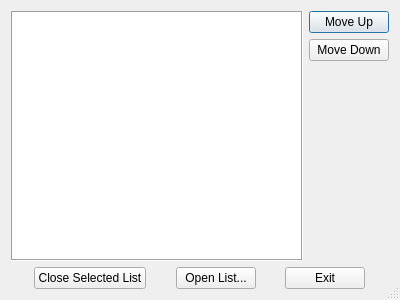
<?xml version="1.0" encoding="UTF-8"?>
<ui version="4.0">
 <class>TManageListsDlg</class>
 <widget class="QDialog" name="TManageListsDlg">
  <property name="geometry">
   <rect>
    <x>0</x>
    <y>0</y>
    <width>400</width>
    <height>300</height>
   </rect>
  </property>
  <property name="windowTitle">
   <string>Manage Archive Lists</string>
  </property>
  <property name="sizeGripEnabled">
   <bool>true</bool>
  </property>
  <layout class="QVBoxLayout" name="verticalLayout_2">
   <item>
    <layout class="QHBoxLayout" name="horizontalLayout_2">
     <item>
      <widget class="QTableWidget" name="ListsListBox">
       <property name="frameShape">
        <enum>QFrame::Shape::Box</enum>
       </property>
       <property name="editTriggers">
        <set>QAbstractItemView::EditTrigger::NoEditTriggers</set>
       </property>
       <property name="selectionMode">
        <enum>QAbstractItemView::SelectionMode::SingleSelection</enum>
       </property>
       <property name="selectionBehavior">
        <enum>QAbstractItemView::SelectionBehavior::SelectRows</enum>
       </property>
       <property name="cornerButtonEnabled">
        <bool>false</bool>
       </property>
       <attribute name="horizontalHeaderVisible">
        <bool>false</bool>
       </attribute>
       <attribute name="horizontalHeaderStretchLastSection">
        <bool>true</bool>
       </attribute>
       <attribute name="verticalHeaderVisible">
        <bool>false</bool>
       </attribute>
      </widget>
     </item>
     <item>
      <layout class="QVBoxLayout" name="verticalLayout">
       <item>
        <widget class="QPushButton" name="moveUpButton">
         <property name="text">
          <string>Move Up</string>
         </property>
        </widget>
       </item>
       <item>
        <widget class="QPushButton" name="moveDownButton">
         <property name="text">
          <string>Move Down</string>
         </property>
        </widget>
       </item>
       <item>
        <spacer name="verticalSpacer">
         <property name="orientation">
          <enum>Qt::Orientation::Vertical</enum>
         </property>
         <property name="sizeHint" stdset="0">
          <size>
           <width>20</width>
           <height>40</height>
          </size>
         </property>
        </spacer>
       </item>
      </layout>
     </item>
    </layout>
   </item>
   <item>
    <layout class="QHBoxLayout" name="horizontalLayout">
     <item>
      <spacer name="horizontalSpacer_2">
       <property name="orientation">
        <enum>Qt::Orientation::Horizontal</enum>
       </property>
       <property name="sizeHint" stdset="0">
        <size>
         <width>40</width>
         <height>20</height>
        </size>
       </property>
      </spacer>
     </item>
     <item>
      <widget class="QPushButton" name="CloseListButton">
       <property name="text">
        <string>Close Selected List</string>
       </property>
      </widget>
     </item>
     <item>
      <spacer name="horizontalSpacer_4">
       <property name="orientation">
        <enum>Qt::Orientation::Horizontal</enum>
       </property>
       <property name="sizeHint" stdset="0">
        <size>
         <width>40</width>
         <height>20</height>
        </size>
       </property>
      </spacer>
     </item>
     <item>
      <widget class="QPushButton" name="openListButton">
       <property name="text">
        <string>Open List...</string>
       </property>
      </widget>
     </item>
     <item>
      <spacer name="horizontalSpacer">
       <property name="orientation">
        <enum>Qt::Orientation::Horizontal</enum>
       </property>
       <property name="sizeHint" stdset="0">
        <size>
         <width>40</width>
         <height>20</height>
        </size>
       </property>
      </spacer>
     </item>
     <item>
      <widget class="QPushButton" name="ExitButton">
       <property name="text">
        <string>Exit</string>
       </property>
      </widget>
     </item>
     <item>
      <spacer name="horizontalSpacer_3">
       <property name="orientation">
        <enum>Qt::Orientation::Horizontal</enum>
       </property>
       <property name="sizeHint" stdset="0">
        <size>
         <width>40</width>
         <height>20</height>
        </size>
       </property>
      </spacer>
     </item>
    </layout>
   </item>
  </layout>
 </widget>
 <resources/>
 <connections/>
</ui>
